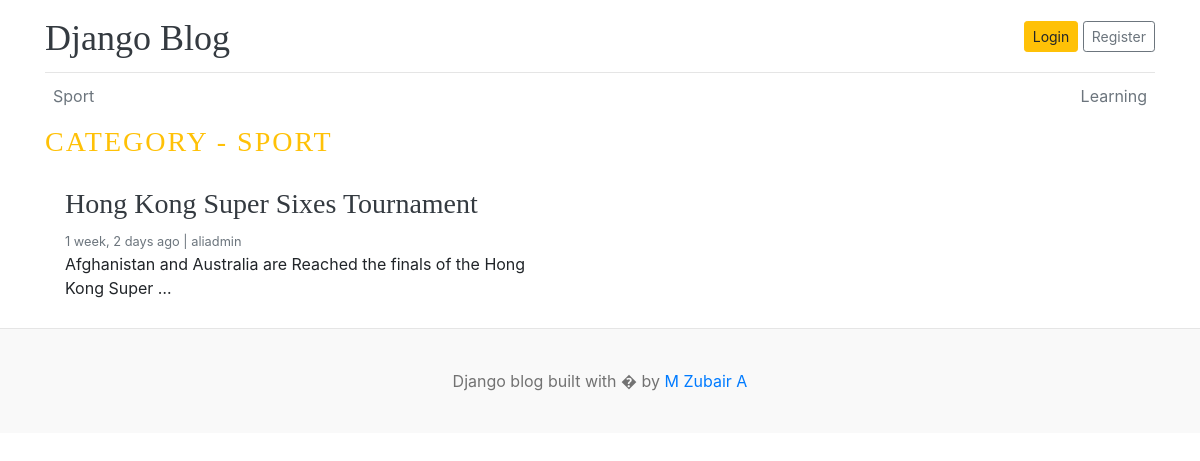
The app's page /category/1/, older data.
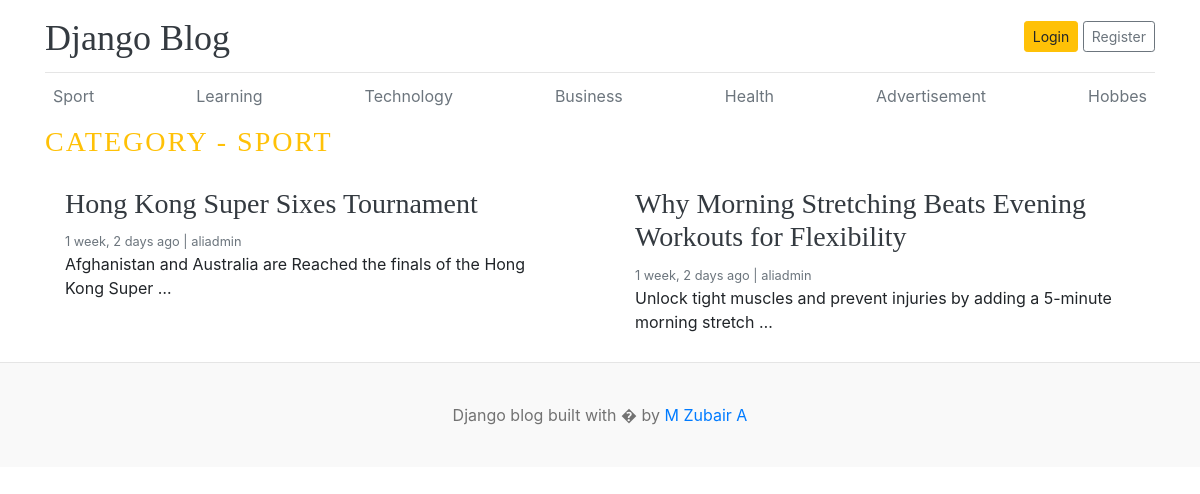
The same page, newer data.
### blogs/models.py (models this page shows, shortened)
class Category(models.Model):
    category_name = models.CharField(max_length=50, unique=True)
    created_at = models.DateTimeField(auto_now_add=True)
    updated_at = models.DateTimeField(auto_now=True)
    class Meta:
        verbose_name_plural = "Categories"
    def __str__(self):
        return self.category_name

class Blog(models.Model):
    title = models.CharField(max_length=100)
    slug = models.SlugField(max_length=150, unique=True)
    category = models.ForeignKey(Category, on_delete=models.CASCADE)
    author = models.ForeignKey(User, on_delete = models.CASCADE)
    featured_image = models.ImageField(upload_to='uploads/%Y/%m/%d')
    short_description = models.TextField(max_length=500)
    blog_body = models.TextField(max_length=2000)
    status = models.CharField(max_length=20, choices=STATUS_CHOICES, default="Draft")
    is_featured = models.BooleanField(default=False)
    created_at = models.DateTimeField(auto_now_add=True)
    updated_at = models.DateTimeField(auto_now=True)

### blogs/views.py (the view)
# urls.py: path('<int:category_id>/', views.posts_by_category, name='posts_by_category')
def posts_by_category(request, category_id):
    posts = Blog.objects.filter(status='Published', category = category_id)
    category = get_object_or_404(Category, pk=category_id)
    context = {
        'posts': posts,
        'category': category,
    }
    return render(request, 'posts_by_category.html', context)

### blogs/context_processors.py (called while the page is built)
def get_categories(request):
    categories = Category.objects.all()
    return dict(categories=categories)

def get_social_links(request):
    social_links = SocialLink.objects.all()
    return dict(social_links=social_links)

### templates/posts_by_category.html (shortened to what this page needs)
{% extends "base.html" %}
{% block content %}
 <h3 class="text-uppercase text-warning" style="letter-spacing: 2px;">Category - {{category}}</h3>
  <div class="row mb-2">
    {% if posts %}
    {% for post in posts %}
    <div class="col-md-6">
      <div class="card border-0" >
        <div class="card-body">
          <h3><a href="{% url 'blogs' post.slug %}" class="text-dark">  {{ post.title }} </a></h3>
          <small class="mb-1 text-muted">{{ post.updated_at | timesince }} ago | {{ post.author }}</small>
          <p class="card-text">{{ post.short_description | truncatewords:12 }}</p>
        </div>
      </div>
    </div>
    {%endfor %}
    {% else %}
    <p>No posts available in this category.</p>
    {% endif %}
  </div>
</div>
{% endblock %}

### templates/base.html (shortened to what this page needs)
{% load static %}
<!DOCTYPE html>
<html lang="en">
<head>
    <link href="https://getbootstrap.com/docs/4.0/dist/css/bootstrap.min.css" rel="stylesheet">
    <link href="{% static 'css/blog.css' %}" rel="stylesheet">
  </head>
<body>
    <div class="container">
      <header class="blog-header py-3">
        <div class="row flex-nowrap justify-content-between align-items-center">
          <div class="col-8 pt-1">
            <a class="blog-header-logo text-dark" href="/">Django Blog</a>
          </div>
          <div class="col-4 d-flex justify-content-end align-items-center">
            <a class="btn btn-sm btn-warning" href="#">Login</a> &nbsp;
            <a class="btn btn-sm btn-outline-secondary" href="#">Register</a>
          </div>
        </div>
      </header>
      <div class="nav-scroller py-1 mb-2">
        <nav class="nav d-flex justify-content-between">
          {% for category in categories %}
          <a class="p-2 text-muted" href="{% url 'posts_by_category' category.id %}">{{ category.category_name }}</a>
          {% endfor %}
        </nav>
      </div>
{% block content %}
{% endblock %}
<footer class="blog-footer">
  <p>Django blog built with � by <a href="#">M Zubair A</a></p>
</footer>
</body>
</html>

### blog_main/static/css/blog.css (style rules this page uses)
.blog-header { line-height: 1; border-bottom: 1px solid #e5e5e5; }
.blog-header-logo { font-family: "Playfair Display", Georgia, "Times New Roman", serif; font-size: 2.25rem; }
h1, h2, h3, h4, h5, h6 { font-family: "Playfair Display", Georgia, "Times New Roman", serif; }
.nav-scroller { position: relative; z-index: 2; height: 2.75rem; overflow-y: hidden; }
.nav-scroller .nav { display: flex; flex-wrap: nowrap; padding-bottom: 1rem; margin-top: -1px; overflow-x: auto; text-align: center; white-space: nowrap; -webkit-overflow-scrolling: touch; }
.blog-footer { padding: 2.5rem 0; color: #727272; text-align: center; background-color: #f9f9f9; border-top: .05rem solid #e5e5e5; }
.blog-footer p:last-child { margin-bottom: 0; }

Row changes from the older to the newer data that the page shows:
added Category: category_name "Technology"
added Category: category_name "Business"
added Category: category_name "Health"
added Category: category_name "Advertisement"
added Category: category_name "Hobbes"
added Blog: title "Why Morning Stretching Beats Evening Workouts for Flexibility", updated_at "1 week, 2 days", author "aliadmin", short_description "Unlock tight muscles and prevent injuries by adding a 5-minute morning stretch …"
